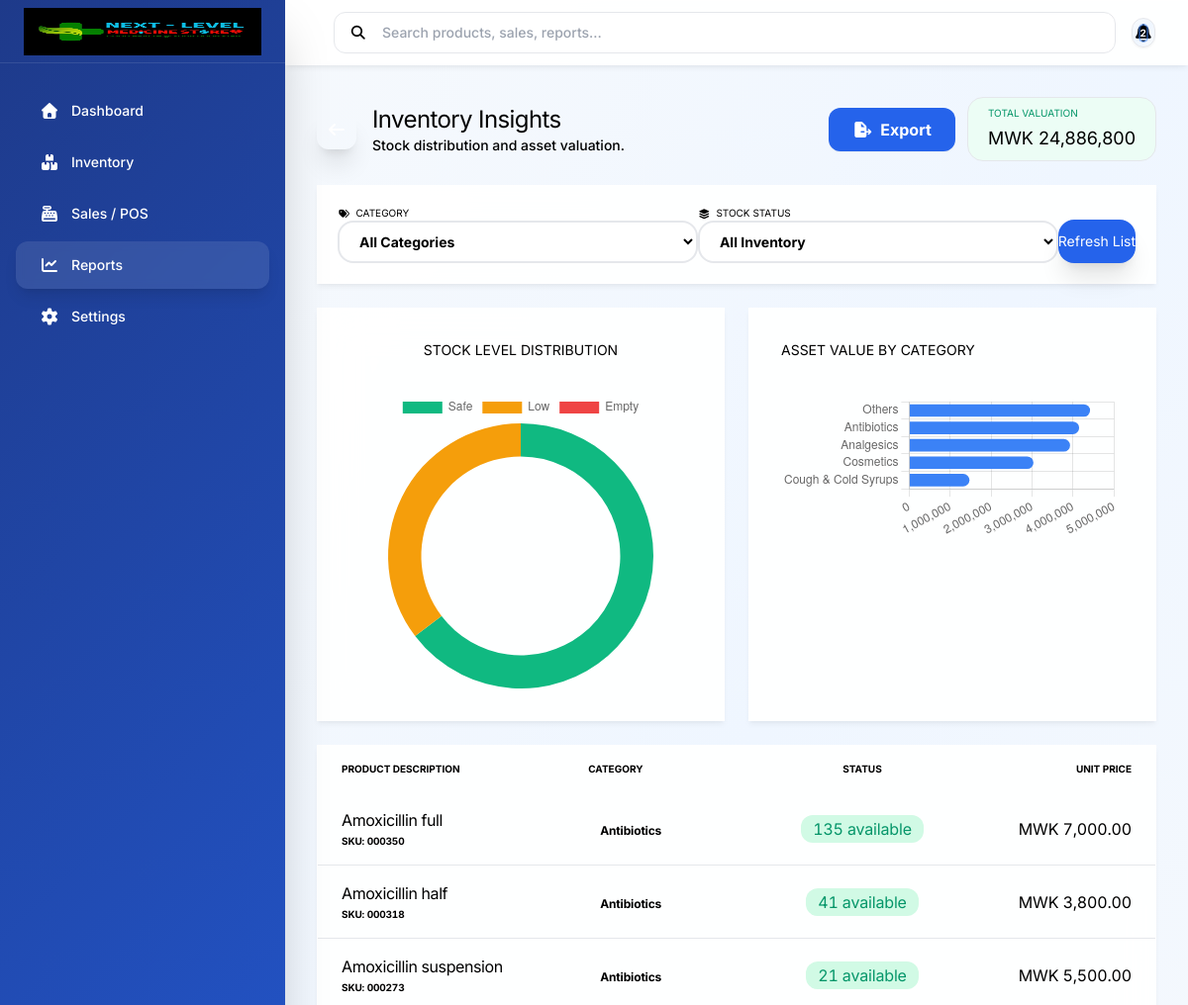
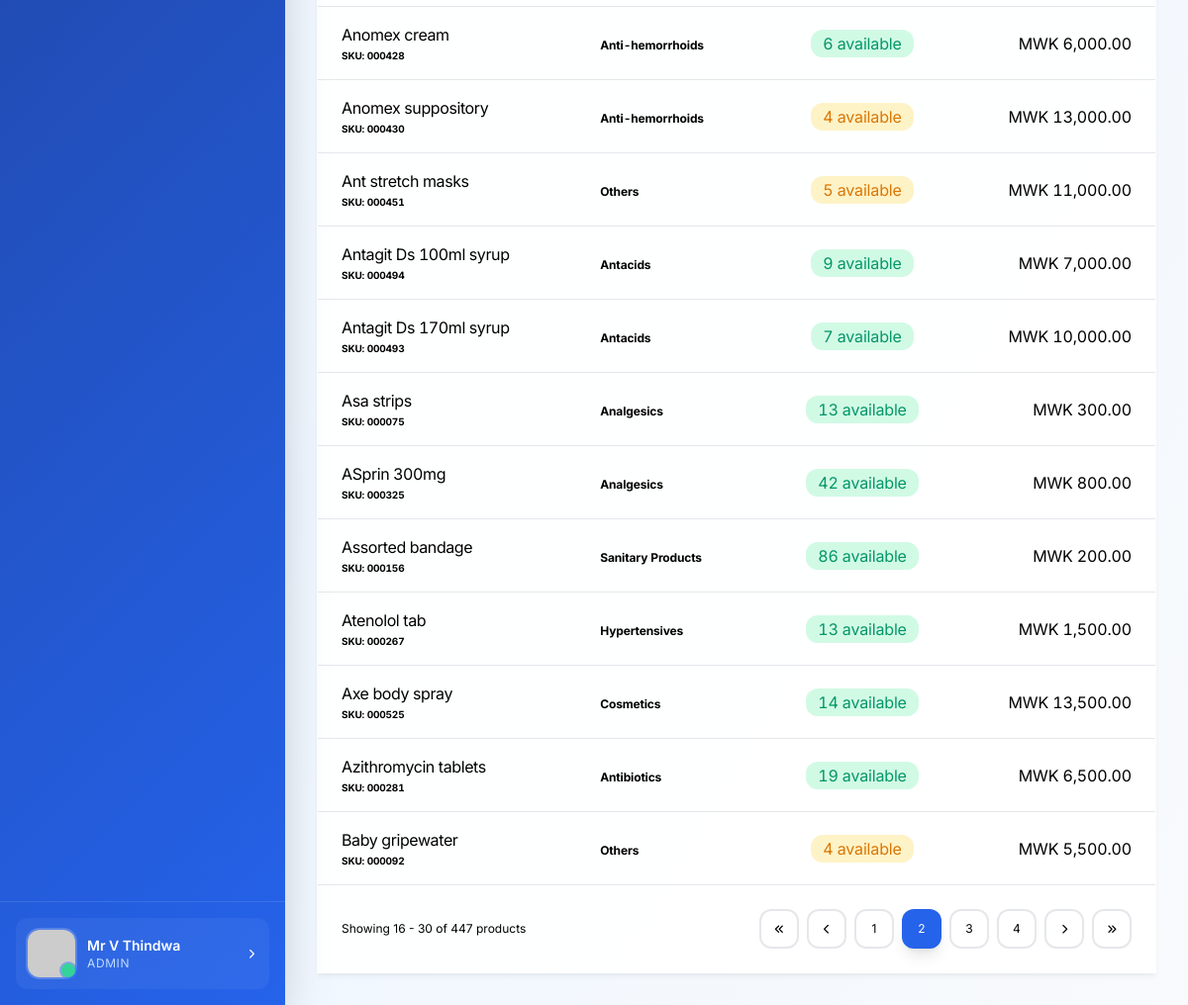
/?page=reports&view=inventory&p=2 (signed in), run on the app's committed database (2 pictures, top to bottom).
### tables this page shows
CREATE TABLE `users` (
  `id` int(11) NOT NULL,
  `name` varchar(100) NOT NULL,
  `email` varchar(150) NOT NULL,
  `phone` varchar(20) DEFAULT NULL,
  `password_hash` varchar(255) NOT NULL,
  `role` enum('admin','cashier','manager') DEFAULT 'cashier',
  `created_at` timestamp NOT NULL DEFAULT current_timestamp(),
  `last_activity` timestamp NULL DEFAULT NULL
);

CREATE TABLE `products` (
  `id` int(11) NOT NULL,
  `name` varchar(150) NOT NULL,
  `category_id` int(11) DEFAULT NULL,
  `description` text DEFAULT NULL,
  `price` decimal(10,2) NOT NULL,
  `cost_price` decimal(10,2) DEFAULT NULL,
  `stock` int(11) DEFAULT 0,
  `low_stock_threshold` int(11) DEFAULT 5,
  `has_expiry` tinyint(1) DEFAULT 0,
  `expiry_date` date DEFAULT NULL,
  `created_at` timestamp NOT NULL DEFAULT current_timestamp(),
  `updated_at` timestamp NOT NULL DEFAULT current_timestamp() ON UPDATE current_timestamp(),
  `is_deleted` tinyint(1) DEFAULT 0
);

CREATE TABLE `categories` (
  `id` int(11) NOT NULL,
  `name` varchar(100) NOT NULL,
  `product_type_id` int(11) DEFAULT NULL
);

### pages/reports/inventory.php (the view, shortened to what the rows shown need)
<?php
try {
    $db = Database::getInstance(); $conn = $db->getConnection();
    $page = max(1, intval($_GET["p"] ?? 1)); $perPage = 15; $offset = ($page - 1) * $perPage;
    $where = " WHERE 1=1"; $countP = [];
    $countStmt = $conn->prepare("SELECT COUNT(*) FROM products p $where"); $countStmt->execute($countP);
    $totalRecords = (int)$countStmt->fetchColumn(); $totalPages = max(1, ceil($totalRecords / $perPage));
    $page = min($page, $totalPages); $offset = ($page - 1) * $perPage;
    $query = "SELECT p.*, c.name as category_name FROM products p LEFT JOIN categories c ON p.category_id = c.id $where ORDER BY p.name ASC LIMIT " . (int)$perPage . " OFFSET " . (int)$offset;
    $stmt = $conn->prepare($query); $stmt->execute($countP);
    $products = $stmt->fetchAll(PDO::FETCH_ASSOC);
    $lowStockItems = (int)$conn->query("SELECT COUNT(*) FROM products WHERE stock > 0 AND stock <= low_stock_threshold")->fetchColumn();
    $outOfStockItems = (int)$conn->query("SELECT COUNT(*) FROM products WHERE stock = 0")->fetchColumn();
    $safeStockItems = (int)$conn->query("SELECT COUNT(*) FROM products WHERE stock > low_stock_threshold")->fetchColumn();
    $statusLabels = ["Safe", "Low", "Empty"];
    $statusCounts = [$safeStockItems, $lowStockItems, $outOfStockItems];
    $catValueData = $conn->query("SELECT c.name, SUM(p.stock * p.price) as total_val FROM products p JOIN categories c ON p.category_id = c.id GROUP BY c.id ORDER BY total_val DESC LIMIT 5")->fetchAll(PDO::FETCH_ASSOC);
    $catLabels = []; $catValues = [];
    foreach($catValueData as $cv) { $catLabels[] = $cv['name']; $catValues[] = (float)$cv['total_val']; }
} catch (Exception $e) { die("<div class='p-12 text-center bg-rose-50 text-rose-600 rounded-3xl font-black italic'>Error initializing inventory insights.</div>"); }
?>
<div class="space-y-6 animate-in fade-in slide-in-from-bottom-4 duration-500 pb-10">
    <div class="flex items-center justify-between pb-2">
        <div class="flex items-center gap-4">
            <div>
                <h1 class="text-2xl font-black text-slate-900 tracking-tight">Inventory Insights</h1>
            </div>
        </div>
    </div>
    <div class="glassmorphism rounded-[32px] border border-white/40 shadow-sm overflow-hidden bg-white">
        <table class="w-full">
            <thead>
                <tr class="bg-slate-50/50 text-left">
                    <th class="px-6 py-4 text-[10px] font-black text-slate-400 uppercase tracking-widest">Product Description</th>
                    <th class="px-6 py-4 text-[10px] font-black text-slate-400 uppercase tracking-widest">Category</th>
                    <th class="px-6 py-4 text-[10px] font-black text-slate-400 uppercase tracking-widest text-center">Status</th>
                    <th class="px-6 py-4 text-[10px] font-black text-slate-400 uppercase tracking-widest text-right">Unit Price</th>
                </tr>
            </thead>
            <tbody class="divide-y divide-slate-50">
                <?php foreach($products as $p): ?>
                    <tr class="hover:bg-slate-50/40 transition-colors">
                        <td class="px-6 py-4">
                            <p class="font-black text-slate-900 tracking-tight"><?= htmlspecialchars($p["name"]) ?></p>
                            <p class="text-[10px] font-bold text-slate-400 uppercase mt-0.5">SKU: <?= str_pad($p["id"]??0, 6, '0', STR_PAD_LEFT) ?></p>
                        </td>
                        <td class="px-6 py-4"><span class="text-xs font-bold text-slate-500 bg-slate-100 px-3 py-1 rounded-full"><?= htmlspecialchars($p["category_name"]??"General") ?></span></td>
                        <td class="px-6 py-4 text-center">
                            <span class="px-3 py-1 rounded-xl text-[11px] font-black <?= $p['stock'] == 0 ? 'bg-rose-100 text-rose-600' : ($p['stock'] <= $p['low_stock_threshold'] ? 'bg-amber-100 text-amber-600' : 'bg-emerald-100 text-emerald-600') ?>">
                                <?= $p["stock"] ?> available
                            </span>
                        </td>
                        <td class="px-6 py-4 text-right font-black text-slate-900">MWK <?= number_format($p["price"], 2) ?></td>
                    </tr>
                <?php endforeach; ?>
            </tbody>
        </table>
    </div>
</div>
<script>
document.addEventListener("DOMContentLoaded", () => {
    new Chart(document.getElementById("statusDoughnut"), { type: 'doughnut', data: { labels: <?= json_encode($statusLabels) ?>, datasets: [{ data: <?= json_encode($statusCounts) ?>, backgroundColor: ['#10b981', '#f59e0b', '#ef4444'], borderWidth: 0 }] }, options: { cutout: '75%', responsive: true, maintainAspectRatio: false } });
    new Chart(document.getElementById("categoryValueBar"), { type: 'bar', data: { labels: <?= json_encode($catLabels) ?>, datasets: [{ data: <?= json_encode($catValues) ?>, backgroundColor: '#3b82f6', borderRadius: 12 }] }, options: { indexAxis: 'y', responsive: true, maintainAspectRatio: false, plugins: { legend: { display: false } } } });
});
</script>

### components/layout/sidebar.php (shortened to what the rows shown need)
<?php
class Sidebar
{
    private array $menuItems;
    private string $currentPage;
    private ?array $user = null;
    public function __construct(string $currentPage = 'dashboard')
    {
        $this->currentPage = $currentPage;
        $this->menuItems = $this->getMenuItems();
        $this->user = $this->loadUser();
    }
    private function loadUser(): ?array
    {
        if (isset($_SESSION['user_id'])) {
            require_once __DIR__ . '/../../classes/User.php';
            $db = Database::getInstance()->getConnection();
            return (new User($db))->getById($_SESSION['user_id']);
        }
        return null;
    }
    private function getMenuItems(): array
    {
        $items = [
            'dashboard' => [
                'label' => 'Dashboard',
                'icon' => 'fa-home',
                'url' => '#dashboard'
            ],
            'inventory' => [
                'label' => 'Inventory',
                'icon' => 'fa-boxes',
                'url' => '#inventory'
            ],
            'pos' => [
                'label' => 'Sales / POS',
                'icon' => 'fa-cash-register',
                'url' => '#pos'
            ],
            'reports' => [
                'label' => 'Reports',
                'icon' => 'fa-chart-line',
                'url' => '#reports'
            ],
            'settings' => [
                'label' => 'Settings',
                'icon' => 'fa-cog',
                'url' => PathHelper::page('settings')
            ]
        ];
        return $items;
    }
    public function render(): string
    {
        return <<<HTML
        <aside id="sidebar" class="fixed md:relative w-[280px] md:w-72 gradient-bg text-white flex flex-col
               transition-all duration-300 transform md:transform-none -translate-x-full md:translate-x-0 z-50 shadow-2xl overflow-hidden h-[100dvh]">
            <div class="h-16 flex items-center justify-between px-6 border-b border-white/10 md:backdrop-blur-sm">
                <div class="flex-1 flex items-center">
                    <img src="assets/Logo.jpeg" alt="Logo" class="h-12 w-full object-contain object-left filter brightness-0 invert opacity-90">
                </div>
                <button id="sidebarToggle" class="p-2 text-slate-500 hover:bg-slate-100 rounded-lg transition md:hidden">
                    <i class="fas fa-times"></i>
                </button>
            </div>
            <nav class="flex-1 px-4 py-6 space-y-1 custom-scrollbar overflow-y-auto">
                {$this->renderMenuItems()}
            </nav>
            {$this->renderUserProfile()}
        </aside>
        HTML;
    }
    private function renderMenuItems(): string
    {
        $items = '';
        foreach ($this->menuItems as $key => $item) {
            $isActive = false;
            if ($key === 'settings') {
                $isActive = ($this->currentPage === 'settings');
            } else {
                $isActive = ($this->currentPage === $key);
            }
            $activeClass = $isActive
                ? 'bg-white/10 text-white shadow-lg border-r-4 border-blue-400 backdrop-blur-sm'
                : 'text-blue-100 hover:bg-white/5 hover:text-white hover:translate-x-1';
            $pageUrl = PathHelper::page($key);
            $items .= <<<HTML
            <a href="{$pageUrl}"
               class="flex items-center gap-3 px-6 py-3.5 rounded-xl transition-all duration-200 group {$activeClass}"
               data-page="{$key}">
                <i class="fas {$item['icon']} w-5 text-center group-hover:scale-110 transition-transform"></i>
                <span class="font-medium text-sm">{$item['label']}</span>
            </a>
            HTML;
        }
        return $items;
    }
    private function renderUserProfile(): string
    {
        $userProfileUrl = PathHelper::page('settings', ['view' => 'user-profile']);
        $userName = htmlspecialchars($this->user['name'] ?? 'User');
        $userRole = htmlspecialchars($this->user['role'] ?? 'Staff');
        $avatarUrl = "https://ui-avatars.com/api/?name=" . urlencode($userName) . "&background=3b82f6&color=fff&bold=true";
        return <<<HTML
        <div class="p-4 border-t border-white/10 bg-black/5">
            <div onclick="window.location.href='{$userProfileUrl}'" class="flex items-center gap-3 px-3 py-3 bg-white/5 rounded-xl hover:bg-white/10 transition cursor-pointer group">
                <div class="relative">
                    <img src="{$avatarUrl}" alt="{$userName}" class="w-12 h-12 rounded-xl ring-2 ring-white/20">
                    <div class="absolute bottom-0 right-0 w-3.5 h-3.5 bg-emerald-400 rounded-full ring-2
                         ring-blue-800 pulse-dot"></div>
                </div>
                <div class="nav-text flex-1">
                    <p class="font-semibold text-sm">{$userName}</p>
                    <p class="text-xs text-blue-200 uppercase tracking-wider">{$userRole}</p>
                </div>
                <i class="fas fa-chevron-right text-[10px] text-blue-300 group-hover:translate-x-0.5 transition-transform"></i>
            </div>
        </div>
        HTML;
    }
}

### data on the page
users: name "Mr V Thindwa", role "ADMIN"
products: name "Amoxicillin full", id "000350", category.name "Antibiotics", stock "135", price "7,000.00"
products: name "Amoxicillin half", id "000318", category.name "Antibiotics", stock "41", price "3,800.00"
products: name "Amoxicillin suspension", id "000273", category.name "Antibiotics", stock "21", price "5,500.00"
products: name "Anomex cream", id "000428", category.name "Anti-hemorrhoids", stock "6", price "6,000.00"
products: name "Anomex suppository", id "000430", category.name "Anti-hemorrhoids", stock "4", price "13,000.00"
products: name "Ant stretch masks", id "000451", category.name "Others", stock "5", price "11,000.00"
products: name "Antagit Ds 100ml syrup", id "000494", category.name "Antacids", stock "9", price "7,000.00"
products: name "Antagit Ds 170ml syrup", id "000493", category.name "Antacids", stock "7", price "10,000.00"
products: name "Asa strips", id "000075", category.name "Analgesics", stock "13", price "300.00"
products: name "ASprin 300mg", id "000325", category.name "Analgesics", stock "42", price "800.00"
products: name "Assorted bandage", id "000156", category.name "Sanitary Products", stock "86", price "200.00"
products: name "Atenolol tab", id "000267", category.name "Hypertensives", stock "13", price "1,500.00"
products: name "Axe body spray", id "000525", category.name "Cosmetics", stock "14", price "13,500.00"
products: name "Azithromycin tablets", id "000281", category.name "Antibiotics", stock "19", price "6,500.00"
products: name "Baby gripewater", id "000092", category.name "Others", stock "4", price "5,500.00"

### other printed values
$item['label'] "Dashboard"
$item['label'] "Inventory"
$item['label'] "Sales / POS"
$item['label'] "Reports"
$item['label'] "Settings"
$displayCount "2"
$totalStockValue "24,886,800"
min($page * $perPage, $totalRecords) "30"
$totalRecords "447"
chart data {{ json_encode($statusLabels) }} ["Safe","Low","Empty"]
chart data {{ json_encode($statusCounts) }} [289,158,0]
chart data {{ json_encode($catLabels) }} ["Others","Antibiotics","Analgesics","Cosmetics","Cough & Cold Syrups"]
chart data {{ json_encode($catValues) }} [4416500,4150200,3928600,3034300,1472100]
